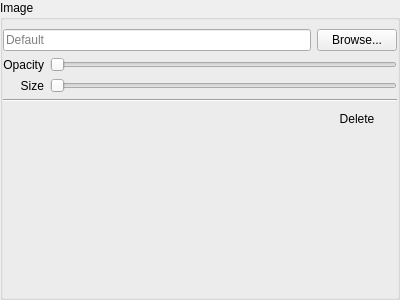
<?xml version="1.0" encoding="UTF-8"?>
<ui version="4.0">
 <class>ImageOverlaySettingsWidget</class>
 <widget class="QWidget" name="ImageOverlaySettingsWidget">
  <property name="geometry">
   <rect>
    <x>0</x>
    <y>0</y>
    <width>400</width>
    <height>300</height>
   </rect>
  </property>
  <layout class="QVBoxLayout" name="verticalLayout">
   <property name="leftMargin">
    <number>0</number>
   </property>
   <property name="topMargin">
    <number>0</number>
   </property>
   <property name="rightMargin">
    <number>0</number>
   </property>
   <property name="bottomMargin">
    <number>0</number>
   </property>
   <item>
    <widget class="QGroupBox" name="groupBox">
     <property name="title">
      <string>Image</string>
     </property>
     <property name="flat">
      <bool>true</bool>
     </property>
     <layout class="QGridLayout" name="gridLayout">
      <property name="leftMargin">
       <number>0</number>
      </property>
      <property name="rightMargin">
       <number>0</number>
      </property>
      <item row="4" column="0" colspan="2">
       <layout class="QHBoxLayout" name="horizontalLayout">
        <item>
         <spacer name="horizontalSpacer_2">
          <property name="orientation">
           <enum>Qt::Horizontal</enum>
          </property>
          <property name="sizeHint" stdset="0">
           <size>
            <width>40</width>
            <height>20</height>
           </size>
          </property>
         </spacer>
        </item>
        <item>
         <widget class="QPushButton" name="deleteButton">
          <property name="focusPolicy">
           <enum>Qt::NoFocus</enum>
          </property>
          <property name="text">
           <string>Delete</string>
          </property>
          <property name="flat">
           <bool>true</bool>
          </property>
         </widget>
        </item>
       </layout>
      </item>
      <item row="2" column="1">
       <widget class="QSlider" name="sizeSlider">
        <property name="orientation">
         <enum>Qt::Horizontal</enum>
        </property>
       </widget>
      </item>
      <item row="5" column="0" colspan="2">
       <spacer name="verticalSpacer">
        <property name="orientation">
         <enum>Qt::Vertical</enum>
        </property>
        <property name="sizeHint" stdset="0">
         <size>
          <width>20</width>
          <height>138</height>
         </size>
        </property>
       </spacer>
      </item>
      <item row="2" column="0">
       <widget class="QLabel" name="sizeLabel">
        <property name="text">
         <string>Size</string>
        </property>
        <property name="alignment">
         <set>Qt::AlignRight|Qt::AlignTrailing|Qt::AlignVCenter</set>
        </property>
        <property name="buddy">
         <cstring>sizeSlider</cstring>
        </property>
       </widget>
      </item>
      <item row="1" column="0">
       <widget class="QLabel" name="opacityLabel">
        <property name="text">
         <string>Opacity</string>
        </property>
        <property name="alignment">
         <set>Qt::AlignRight|Qt::AlignTrailing|Qt::AlignVCenter</set>
        </property>
        <property name="buddy">
         <cstring>opacitySlider</cstring>
        </property>
       </widget>
      </item>
      <item row="0" column="0" colspan="2">
       <layout class="QHBoxLayout" name="horizontalLayout_3">
        <item>
         <widget class="QLineEdit" name="nameEdit">
          <property name="readOnly">
           <bool>true</bool>
          </property>
          <property name="placeholderText">
           <string>Default</string>
          </property>
         </widget>
        </item>
        <item>
         <widget class="QPushButton" name="browseButton">
          <property name="text">
           <string>Browse...</string>
          </property>
         </widget>
        </item>
       </layout>
      </item>
      <item row="1" column="1">
       <widget class="QSlider" name="opacitySlider">
        <property name="orientation">
         <enum>Qt::Horizontal</enum>
        </property>
       </widget>
      </item>
      <item row="3" column="0" colspan="2">
       <widget class="Line" name="line">
        <property name="orientation">
         <enum>Qt::Horizontal</enum>
        </property>
       </widget>
      </item>
     </layout>
    </widget>
   </item>
  </layout>
 </widget>
 <tabstops>
  <tabstop>nameEdit</tabstop>
  <tabstop>browseButton</tabstop>
 </tabstops>
 <resources/>
 <connections/>
</ui>
